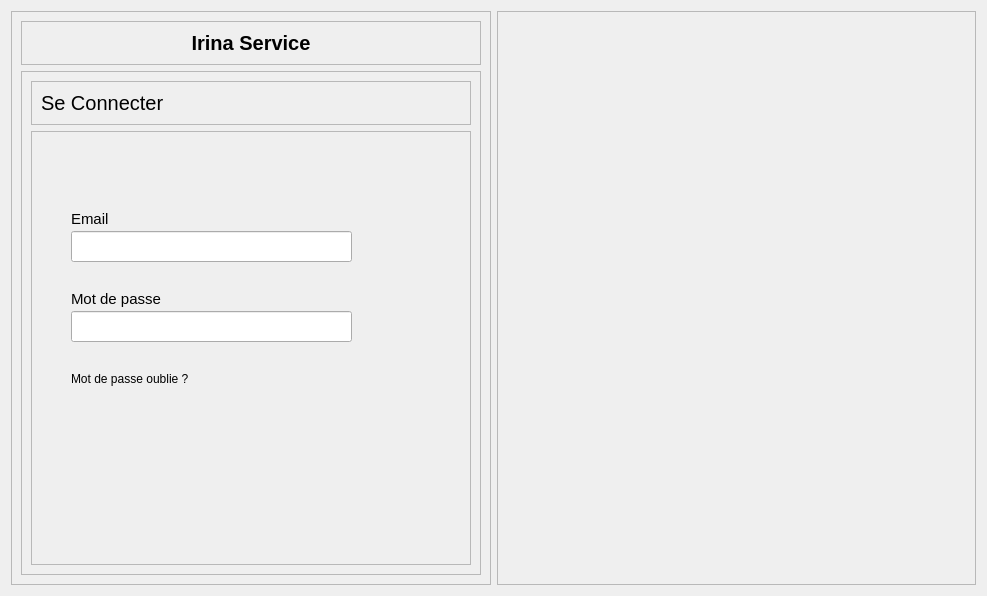
<?xml version="1.0" encoding="UTF-8"?>
<ui version="4.0">
 <class>Form</class>
 <widget class="QWidget" name="Form">
  <property name="geometry">
   <rect>
    <x>0</x>
    <y>0</y>
    <width>987</width>
    <height>596</height>
   </rect>
  </property>
  <property name="windowTitle">
   <string>Form</string>
  </property>
  <layout class="QHBoxLayout" name="horizontalLayout">
   <item>
    <widget class="QFrame" name="frame_2">
     <property name="frameShape">
      <enum>QFrame::Shape::StyledPanel</enum>
     </property>
     <property name="frameShadow">
      <enum>QFrame::Shadow::Raised</enum>
     </property>
     <layout class="QVBoxLayout" name="verticalLayout">
      <item alignment="Qt::AlignmentFlag::AlignTop">
       <widget class="QFrame" name="frame_3">
        <property name="frameShape">
         <enum>QFrame::Shape::StyledPanel</enum>
        </property>
        <property name="frameShadow">
         <enum>QFrame::Shadow::Raised</enum>
        </property>
        <layout class="QHBoxLayout" name="horizontalLayout_2">
         <item>
          <widget class="QLabel" name="label">
           <property name="font">
            <font>
             <family>Arial</family>
             <pointsize>15</pointsize>
             <bold>true</bold>
            </font>
           </property>
           <property name="text">
            <string>Irina Service</string>
           </property>
           <property name="alignment">
            <set>Qt::AlignmentFlag::AlignCenter</set>
           </property>
          </widget>
         </item>
        </layout>
       </widget>
      </item>
      <item>
       <widget class="QFrame" name="frame_4">
        <property name="sizePolicy">
         <sizepolicy hsizetype="Preferred" vsizetype="Expanding">
          <horstretch>0</horstretch>
          <verstretch>0</verstretch>
         </sizepolicy>
        </property>
        <property name="frameShape">
         <enum>QFrame::Shape::StyledPanel</enum>
        </property>
        <property name="frameShadow">
         <enum>QFrame::Shadow::Raised</enum>
        </property>
        <layout class="QVBoxLayout" name="verticalLayout_2">
         <item alignment="Qt::AlignmentFlag::AlignTop">
          <widget class="QFrame" name="frame_5">
           <property name="frameShape">
            <enum>QFrame::Shape::StyledPanel</enum>
           </property>
           <property name="frameShadow">
            <enum>QFrame::Shadow::Raised</enum>
           </property>
           <layout class="QHBoxLayout" name="horizontalLayout_3">
            <item>
             <widget class="QLabel" name="label_2">
              <property name="font">
               <font>
                <family>Arial</family>
                <pointsize>15</pointsize>
               </font>
              </property>
              <property name="text">
               <string>Se Connecter</string>
              </property>
             </widget>
            </item>
           </layout>
          </widget>
         </item>
         <item>
          <widget class="QFrame" name="frame_6">
           <property name="sizePolicy">
            <sizepolicy hsizetype="Preferred" vsizetype="Expanding">
             <horstretch>0</horstretch>
             <verstretch>0</verstretch>
            </sizepolicy>
           </property>
           <property name="frameShape">
            <enum>QFrame::Shape::StyledPanel</enum>
           </property>
           <property name="frameShadow">
            <enum>QFrame::Shadow::Raised</enum>
           </property>
           <widget class="QLabel" name="label_3">
            <property name="geometry">
             <rect>
              <x>40</x>
              <y>80</y>
              <width>49</width>
              <height>16</height>
             </rect>
            </property>
            <property name="font">
             <font>
              <pointsize>11</pointsize>
             </font>
            </property>
            <property name="text">
             <string>Email</string>
            </property>
           </widget>
           <widget class="QLineEdit" name="lineEdit">
            <property name="geometry">
             <rect>
              <x>40</x>
              <y>100</y>
              <width>281</width>
              <height>31</height>
             </rect>
            </property>
           </widget>
           <widget class="QLineEdit" name="lineEdit_2">
            <property name="geometry">
             <rect>
              <x>40</x>
              <y>180</y>
              <width>281</width>
              <height>31</height>
             </rect>
            </property>
           </widget>
           <widget class="QLabel" name="label_4">
            <property name="geometry">
             <rect>
              <x>40</x>
              <y>160</y>
              <width>121</width>
              <height>16</height>
             </rect>
            </property>
            <property name="font">
             <font>
              <pointsize>11</pointsize>
             </font>
            </property>
            <property name="text">
             <string>Mot de passe</string>
            </property>
           </widget>
           <widget class="QLabel" name="label_5">
            <property name="geometry">
             <rect>
              <x>40</x>
              <y>240</y>
              <width>191</width>
              <height>16</height>
             </rect>
            </property>
            <property name="cursor">
             <cursorShape>PointingHandCursor</cursorShape>
            </property>
            <property name="text">
             <string>Mot de passe oublie ?</string>
            </property>
           </widget>
          </widget>
         </item>
        </layout>
       </widget>
      </item>
     </layout>
    </widget>
   </item>
   <item>
    <widget class="QFrame" name="frame">
     <property name="frameShape">
      <enum>QFrame::Shape::StyledPanel</enum>
     </property>
     <property name="frameShadow">
      <enum>QFrame::Shadow::Raised</enum>
     </property>
    </widget>
   </item>
  </layout>
 </widget>
 <resources>
  <include location="../resources.qrc"/>
 </resources>
 <connections/>
</ui>
